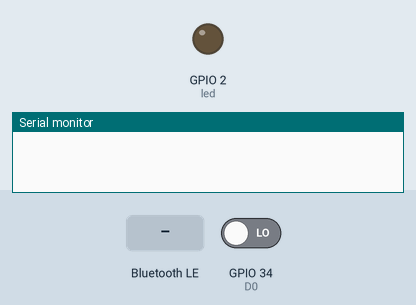
Recording of a sketch running on a simulated ESP32. On the bench: output pins drawn as LEDs (lit = HIGH), the last lines printed to the serial monitor. The inputs (shaded band) are chosen by the test bench; at power-on: GPIO 34 (D0) LOW. Nothing arrives over Bluetooth unless stated; a phone connects over Bluetooth LE 3 s after start.

Above: at 2.7 s.
2.8 s: GPIO 34 (D0) driven HIGH
At 4.8 s:
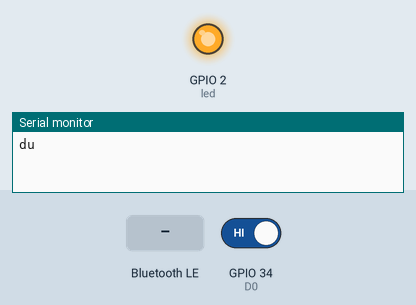
5.1 s: Bluetooth LE write "1" received
Timing chart, 0 to 8.1 s (numbered marks = the images above; inputs shaded):
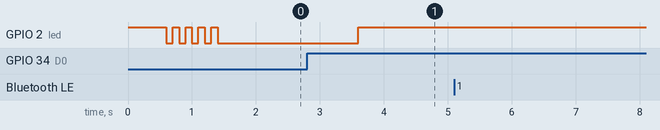

The sketch:

BLELatency_on_off.ino
```cpp
/*
   ESP32 BLE MIDI Trigger Test

   Generates two BLE MIDI note events:
   - C5 (8ve above middle C), vel 127
   - 100ms delay
   - C5 note off

   used to toggle GarageBand on iOS

   Board: V1 from https://github.com/lewisxhe/TTGO-LoRa-Series (note pinouts and special pin assignments)
   https://github.com/LilyGO/TTGO-LORA32/tree/LilyGO-868-V1.0

   Jan 2021
   johnty.wang@mail.mcgill.ca

*/

#include <BLEDevice.h>
#include <BLEServer.h>
#include <BLEUtils.h>
#include <BLE2902.h>

#define D0 34 //TTGO
//#define D0 4 //D32 PRO
bool armed = true;
bool note_down = false;
int prev = LOW;

static const uint8_t led = LED_BUILTIN;

BLECharacteristic *pCharacteristic;
bool deviceConnected = false;

int delay_ms = 1000;
uint16_t time_0;
uint16_t time_elapsed;

#define MIDI_SERVICE_UUID        "03b80e5a-ede8-4b33-a751-6ce34ec4c700"
#define MIDI_CHARACTERISTIC_UUID "7772e5db-3868-4112-a1a9-f2669d106bf3"

uint8_t midiPacket[] = {
  0x80,  // header
  0x80,  // timestamp, not implemented
  0x00,  // status
  0x3c,  // 0x3c == 60 == middle c
  0x00   // velocity
};

#define PKT_SIZE 20
uint8_t midiPacketLong[PKT_SIZE];

class MyServerCallbacks: public BLEServerCallbacks {
    void onConnect(BLEServer* pServer) {
      deviceConnected = true;
      digitalWrite(led, HIGH);
    };

    void onDisconnect(BLEServer* pServer) {
      deviceConnected = false;
      digitalWrite(led, LOW);
    };

    void onCongestion(BLEServer* pServer) {
      Serial.println("CONGESTION!!!");
      delay_ms = 1000; //slow down!
    }
};

class MyCallbacks: public BLECharacteristicCallbacks {
    void onWrite(BLECharacteristic *pCharacteristic) {
      std::string rxValue = pCharacteristic->getValue();

      if (rxValue.length() > 0) {
        Serial.println("*********");
        Serial.print("Received Value: ");
        for (int i = 0; i < rxValue.length(); i++)
        { Serial.print(rxValue[i], HEX);
          Serial.print(" ");
        }
        Serial.println();

        Serial.print("len = ");
        Serial.println(rxValue.length());
        Serial.println("*********");
      }
    }
};

void setup() {
  pinMode(led, OUTPUT);
  digitalWrite(led, HIGH);
  delay(500);
  digitalWrite(led, LOW);
  Serial.begin(115200);

  pinMode(D0, INPUT);

  BLEDevice::init("esp32");

  //BLEDevice::setMTU(25);
  // Create the BLE Server
  BLEServer *pServer = BLEDevice::createServer();
  pServer->setCallbacks(new MyServerCallbacks());
  //BLEDevice::setEncryptionLevel((esp_ble_sec_act_t)ESP_LE_AUTH_REQ_SC_BOND);

  // Create the BLE Service
  BLEService *pService = pServer->createService(MIDI_SERVICE_UUID);

  // Create a BLE Characteristic
  pCharacteristic = pService->createCharacteristic(
                      BLEUUID(MIDI_CHARACTERISTIC_UUID),
                      BLECharacteristic::PROPERTY_READ   |
                      BLECharacteristic::PROPERTY_WRITE  |
                      BLECharacteristic::PROPERTY_NOTIFY |
                      BLECharacteristic::PROPERTY_WRITE_NR
                    );
  pCharacteristic->setAccessPermissions(ESP_GATT_PERM_READ_ENCRYPTED | ESP_GATT_PERM_WRITE_ENCRYPTED);

  // https://www.bluetooth.com/specifications/gatt/viewer?attributeXmlFile=org.bluetooth.descriptor.gatt.client_characteristic_configuration.xml
  // Create a BLE Descriptor
  pCharacteristic->addDescriptor(new BLE2902());

  //connect rx callback
  pCharacteristic->setCallbacks(new MyCallbacks());

  // Start the service
  pService->start();

  //set conn intervals
  pServer->getAdvertising()->setMinPreferred(0x06); //6x1.25 = 7.5 ms
  pServer->getAdvertising()->setMaxPreferred(0x0C); //12x1.25 = 15 ms (Apple BLE MIDI spec)


  //  BLESecurity *pSecurity = new BLESecurity();
  //  pSecurity->setAuthenticationMode(ESP_LE_AUTH_REQ_SC_BOND);
  //  pSecurity->setCapability(ESP_IO_CAP_NONE);
  //  pSecurity->setInitEncryptionKey(ESP_BLE_ENC_KEY_MASK | ESP_BLE_ID_KEY_MASK);

  pServer->getAdvertising()->addServiceUUID(MIDI_SERVICE_UUID);

  // Start advertising
  pServer->getAdvertising()->start();

  for (int i = 0; i < 5; i++) {
    digitalWrite(led, HIGH);
    delay(100);
    digitalWrite(led, LOW);
    delay(100);
  }


  for (int i = 0; i < PKT_SIZE; i++) {
    midiPacketLong[i] = i;
  }

  midiPacketLong[0] = 0x80;
  midiPacketLong[1] = 0x80;
  midiPacketLong[2] = 0xF0;

  midiPacketLong[PKT_SIZE - 1] = 0xF7;

  time_0 = millis();
}

bool flip;

void loop() {

  if (deviceConnected) {

    time_elapsed = millis() - time_0;
    if (time_elapsed > 8191)
      time_0 = millis();
    //timetamp high = 10HH HHHH
    byte th = B10000000;
    th = time_elapsed >> 7;
    midiPacket[0] = B10000000 | th;
    //timestamp low = 1LLL LLLL
    byte tl = B01111111 & time_elapsed;
    midiPacket[1] = B10000000 | tl;

    // on LOW->HIGH transition:
    // arm output
    int curr_input = digitalRead(D0);

    if (prev == LOW && curr_input == HIGH) {
      armed = true;
      //Serial.println("L to H detected!");
    }


    if (curr_input == HIGH && armed) {
      //AppleMIDI.noteOn(84, 127, 1);
      note_down = true;
      //delay(1);
      //midiPacket[3] = 0x3c; // middle C
      midiPacket[3] = 0x48; // C4
      midiPacket[2] = 0x90; // note down, channel 0
      midiPacket[4] = 127;  // velocity
      pCharacteristic->setValue(midiPacket, 5); // packet, length in bytes
      pCharacteristic->notify();
      Serial.print("d");
      digitalWrite(led, LOW);
      delay(100);

    }

    // this happens 100ms after previous send
    // send note off + disarm
    if (note_down && armed) {
      armed = false;
      note_down = false;
      //midiPacket[3] = 0x3c; // middle C3
      midiPacket[3] = 0x48; // C4
      midiPacket[2] = 0x80; // note down, channel 0
      midiPacket[4] = 0;  // velocity
      pCharacteristic->setValue(midiPacket, 5); // packet, length in bytes
      pCharacteristic->notify();
      Serial.println("u");
      digitalWrite(led, HIGH);
    }
    prev = curr_input;
  }
}
```
